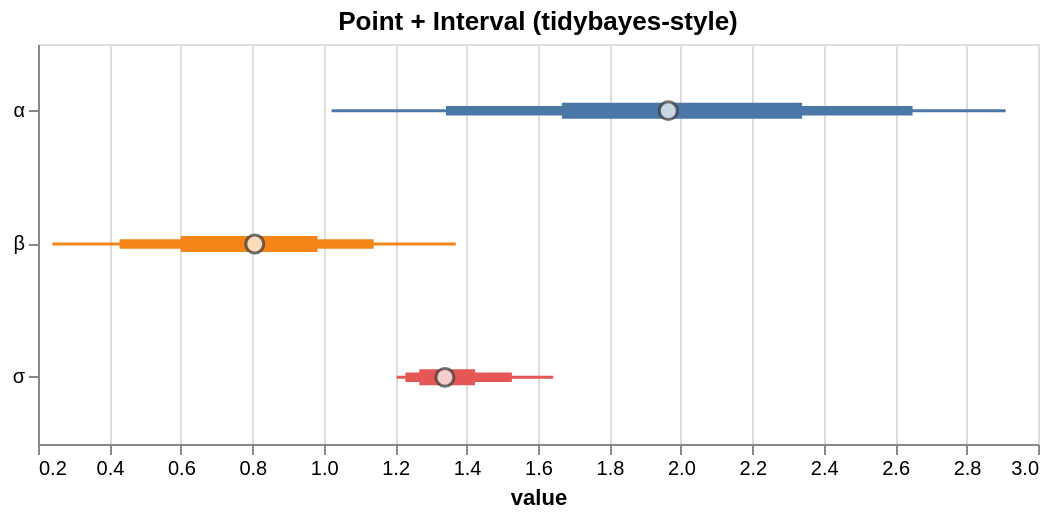

Vega-Lite specification stored for this chart:
### Vega-Lite specification from a JSON file in a GitHub repository (floating-point values rounded to 4 significant figures)
{"$schema": "https://vega.github.io/schema/vega-lite/v5.json", "config": {"axis": {"labelLimit": 0}, "header": {"labelLimit": 0}, "legend": {"labelLimit": 0}}, "data": {"values": [{"__point__": 1.339, "hi_0_5_": 1.424, "hi_0_8_": 1.527, "hi_0_95_": 1.642, "lo_0_5_": 1.268, "lo_0_8_": 1.229, "lo_0_95_": 1.205, "parameter": "σ"}, {"__point__": 1.965, "hi_0_5_": 2.339, "hi_0_8_": 2.649, "hi_0_95_": 2.909, "lo_0_5_": 1.667, "lo_0_8_": 1.342, "lo_0_95_": 1.022, "parameter": "α"}, {"__point__": 0.8069, "hi_0_5_": 0.9828, "hi_0_8_": 1.14, "hi_0_95_": 1.37, "lo_0_5_": 0.5995, "lo_0_8_": 0.4285, "lo_0_95_": 0.2403, "parameter": "β"}]}, "height": 200, "layer": [{"encoding": {"color": {"field": "parameter", "legend": null, "type": "nominal"}, "tooltip": [{"field": "__point__", "title": "value (estimate)", "type": "quantitative"}, {"field": "parameter", "type": "nominal"}, {"field": "lo_0_95_", "title": "95% lo", "type": "quantitative"}, {"field": "hi_0_95_", "title": "95% hi", "type": "quantitative"}], "x": {"field": "lo_0_95_", "scale": {"zero": false}, "title": "value", "type": "quantitative"}, "x2": {"field": "hi_0_95_"}, "y": {"axis": {"title": null}, "field": "parameter", "type": "nominal"}}, "mark": {"strokeWidth": 1.5, "type": "rule"}, "params": [{"bind": "scales", "name": "grid", "select": {"encodings": ["x"], "type": "interval"}}]}, {"encoding": {"color": {"field": "parameter", "legend": null, "type": "nominal"}, "tooltip": [{"field": "__point__", "title": "value (estimate)", "type": "quantitative"}, {"field": "parameter", "type": "nominal"}, {"field": "lo_0_95_", "title": "95% lo", "type": "quantitative"}, {"field": "hi_0_95_", "title": "95% hi", "type": "quantitative"}], "x": {"field": "lo_0_8_", "scale": {"zero": false}, "title": "value", "type": "quantitative"}, "x2": {"field": "hi_0_8_"}, "y": {"axis": {"title": null}, "field": "parameter", "type": "nominal"}}, "mark": {"strokeWidth": 4.75, "type": "rule"}}, {"encoding": {"color": {"field": "parameter", "legend": null, "type": "nominal"}, "tooltip": [{"field": "__point__", "title": "value (estimate)", "type": "quantitative"}, {"field": "parameter", "type": "nominal"}, {"field": "lo_0_95_", "title": "95% lo", "type": "quantitative"}, {"field": "hi_0_95_", "title": "95% hi", "type": "quantitative"}], "x": {"field": "lo_0_5_", "scale": {"zero": false}, "title": "value", "type": "quantitative"}, "x2": {"field": "hi_0_5_"}, "y": {"axis": {"title": null}, "field": "parameter", "type": "nominal"}}, "mark": {"strokeWidth": 8.0, "type": "rule"}}, {"encoding": {"tooltip": [{"field": "__point__", "title": "value (estimate)", "type": "quantitative"}, {"field": "parameter", "type": "nominal"}, {"field": "lo_0_95_", "title": "95% lo", "type": "quantitative"}, {"field": "hi_0_95_", "title": "95% hi", "type": "quantitative"}], "x": {"field": "__point__", "scale": {"zero": false}, "type": "quantitative"}, "y": {"field": "parameter", "type": "nominal"}}, "mark": {"color": "white", "filled": true, "size": 80, "stroke": "#333", "strokeWidth": 1.5, "type": "point"}}], "title": "Point + Interval (tidybayes-style)", "width": 500}
